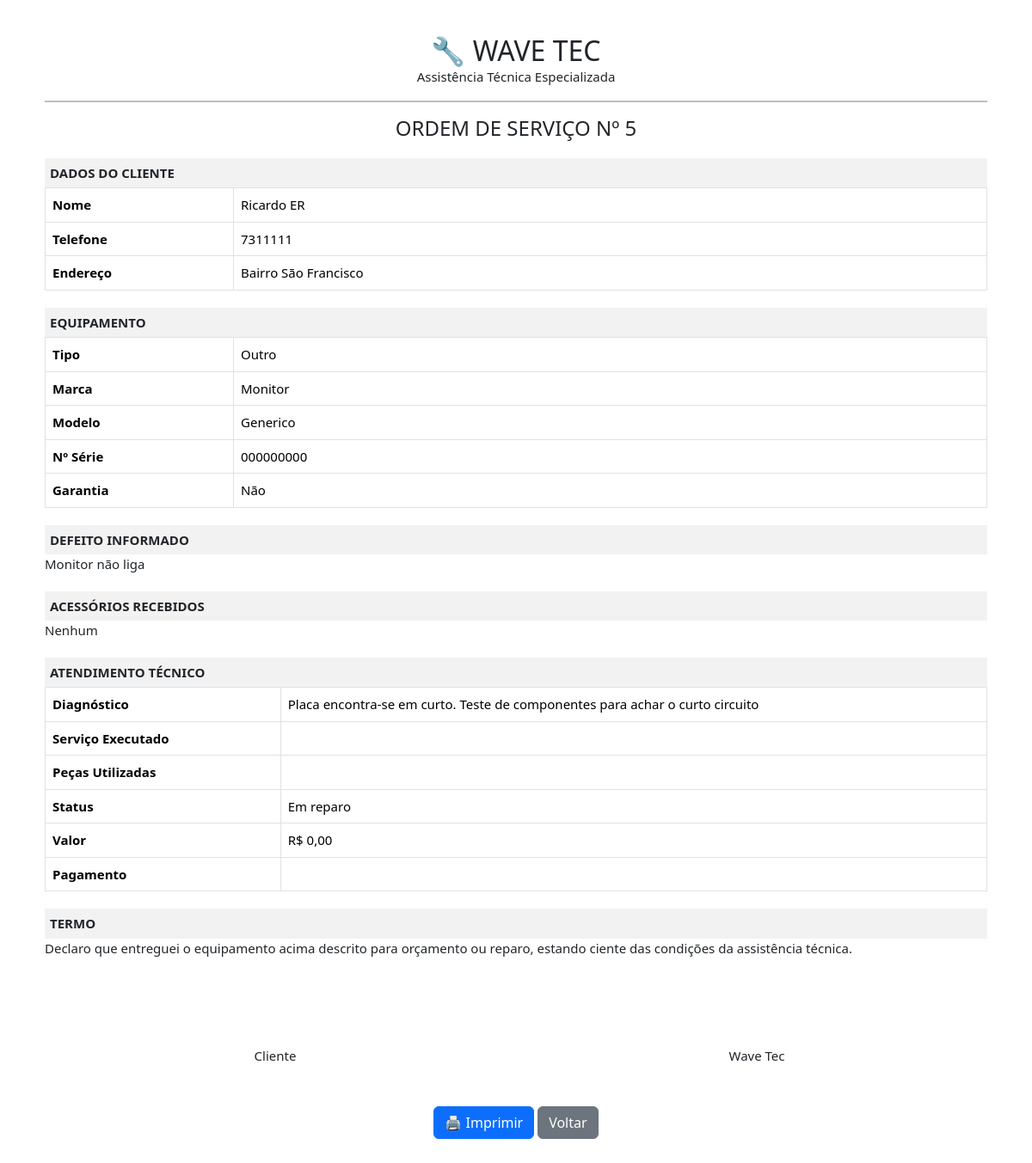
Before: /ordens/imprimir/5/ with the older database file.
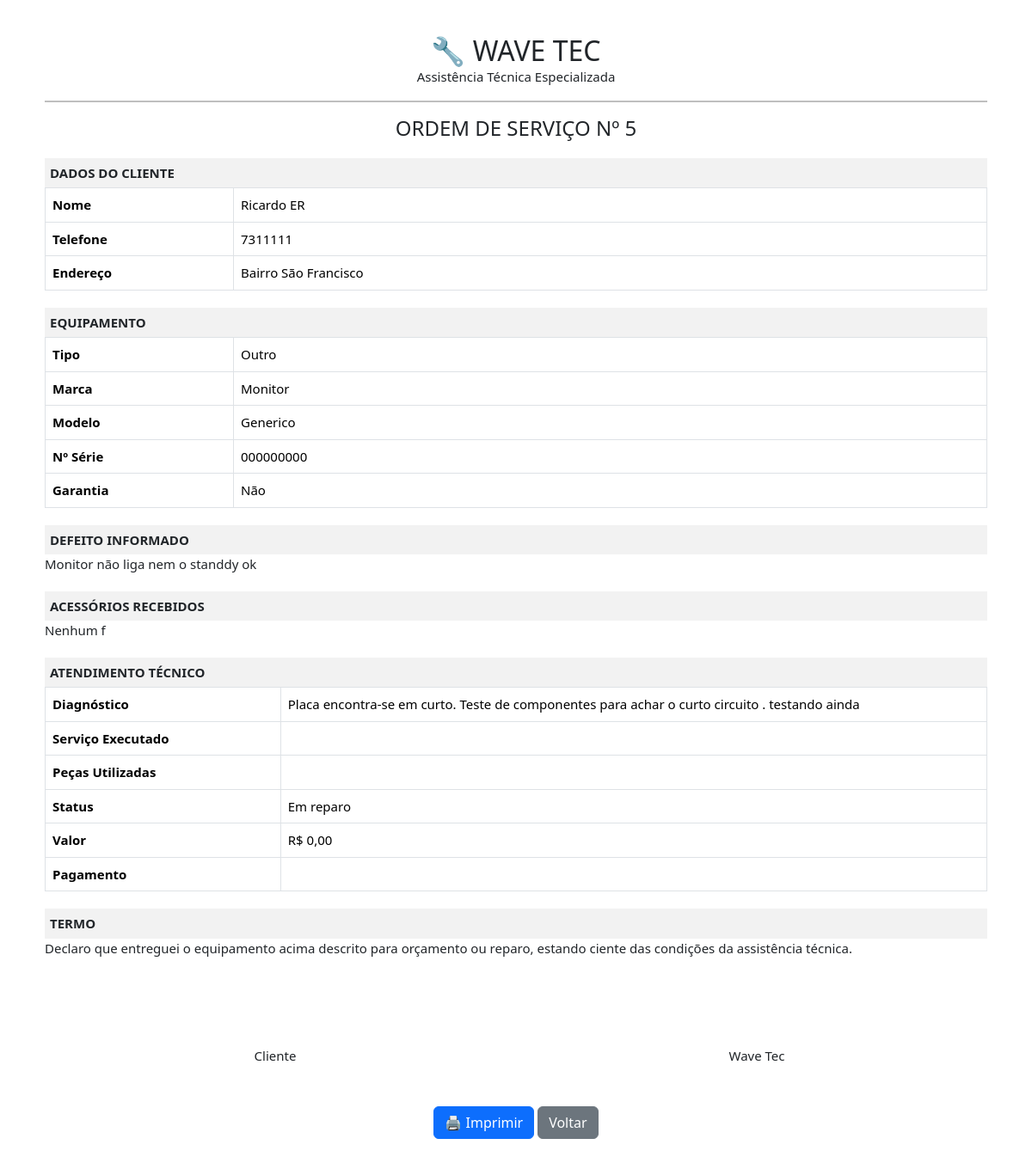
After: the same page with the newer database file.
### ordens/models.py (models this page shows, shortened)
class OrdemServico(models.Model):
    STATUS = [
        ("ABERTA", "Aberta"),
        ("EM_ANALISE", "Em análise"),
        ("AGUARDANDO_PECA", "Aguardando peça"),
        ("EM_REPARO", "Em reparo"),
        ("PRONTO", "Pronto"),
        ("SEM_CONSERTO", "Sem conserto"),
        ("ENTREGUE", "Entregue"),
    ]
    equipamento_cadastrado = models.ForeignKey(
        Equipamento,
        on_delete=models.CASCADE,
        related_name="ordens"
    )
    data_abertura = models.DateTimeField(
        auto_now_add=True
    )
    defeito = models.TextField()
    acessorios = models.TextField(
        blank=True
    )
    observacoes = models.TextField(
        blank=True
    )
    reparo = models.TextField(
        blank=True
    )
    valor = models.DecimalField(
        max_digits=10,
        decimal_places=2,
        default=0
    )
    forma_pagamento = models.CharField(
        max_length=30,
        blank=True
    )
    status = models.CharField(
        max_length=20,
        choices=STATUS,
        default="ABERTA"
    )
    @property
    def cliente(self):
        return self.equipamento_cadastrado.cliente

### atendimentos/models.py (models this page shows, shortened)
class Atendimento(models.Model):
    STATUS = [
        ("EM_ANALISE", "Em análise"),
        ("AGUARDANDO_PECA", "Aguardando peça"),
        ("EM_REPARO", "Em reparo"),
        ("PRONTO", "Pronto"),
        ("SEM_CONSERTO", "Sem conserto"),
        ("ENTREGUE", "Entregue"),
    ]
    ordem = models.OneToOneField(
        OrdemServico,
        on_delete=models.CASCADE,
        related_name="atendimento"
    )
    diagnostico = models.TextField(
        blank=True
    )
    servico_executado = models.TextField(
        blank=True
    )
    pecas_utilizadas = models.TextField(
        blank=True
    )
    valor = models.DecimalField(
        max_digits=10,
        decimal_places=2,
        default=0
    )
    forma_pagamento = models.CharField(
        max_length=30,
        blank=True
    )
    status = models.CharField(
        max_length=20,
        choices=STATUS,
        default="EM_ANALISE"
    )
    data_inicio = models.DateTimeField(
        auto_now_add=True
    )
    data_finalizacao = models.DateTimeField(
        null=True,
        blank=True
    )

### ordens/views.py (the view)
def imprimir_os(request, ordem_id):
    ordem = get_object_or_404(
        OrdemServico,
        id=ordem_id
    )
    atendimento = getattr(
        ordem,
        "atendimento",
        None
    )
    return render(
        request,
        "ordens/imprimir_os.html",
        {
            "ordem": ordem,
            "cliente": ordem.cliente,
            "equipamento": ordem.equipamento_cadastrado,
            "atendimento": atendimento,
        }
    )

### ordens/templates/ordens/imprimir_os.html (shortened to what this page needs)
<!DOCTYPE html>
<html lang="pt-br">
<head>
<link href="https://cdn.jsdelivr.net/npm/bootstrap@5.3.3/dist/css/bootstrap.min.css" rel="stylesheet">
</head>
<body>
<div class="container">
<div class="text-center">
<h2>🔧 WAVE TEC</h2>
<p>
Assistência Técnica Especializada
</p>
<hr>
<h4>
ORDEM DE SERVIÇO Nº {{ ordem.id }}
</h4>
</div>
<div class="titulo">
DADOS DO CLIENTE
</div>
<table class="table table-bordered">
<tr>
<th width="20%">Nome</th>
<td>{{ cliente.nome }}</td>
</tr>
<tr>
<th>Telefone</th>
<td>{{ cliente.telefone }}</td>
</tr>
<tr>
<th>Endereço</th>
<td>{{ cliente.endereco }}</td>
</tr>
</table>
<div class="titulo">
EQUIPAMENTO
</div>
<table class="table table-bordered">
<tr>
<th width="20%">Tipo</th>
<td>{{ equipamento.get_tipo_display }}</td>
</tr>
<tr>
<th>Marca</th>
<td>{{ equipamento.marca }}</td>
</tr>
<tr>
<th>Modelo</th>
<td>{{ equipamento.modelo }}</td>
</tr>
<tr>
<th>Nº Série</th>
<td>{{ equipamento.numero_serie }}</td>
</tr>
<tr>
<th>Garantia</th>
<td>
{% if equipamento.garantia %}
Sim
{% else %}
Não
{% endif %}
</td>
</tr>
</table>
<div class="titulo">
DEFEITO INFORMADO
</div>
<p>
{{ ordem.defeito }}
</p>
<div class="titulo">
ACESSÓRIOS RECEBIDOS
</div>
<p>
{{ ordem.acessorios }}
</p>
<div class="titulo">
ATENDIMENTO TÉCNICO
</div>
<table class="table table-bordered">
<tr>
<th width="25%">Diagnóstico</th>
<td>
{% if atendimento %}
{{ atendimento.diagnostico }}
{% endif %}
</td>
</tr>
<tr>
<th>Serviço Executado</th>
<td>
</td>
</tr>
<tr>
<th>Peças Utilizadas</th>
<td>
</td>
</tr>
<tr>
<th>Status</th>
<td>
{{ ordem.get_status_display }}
</td>
</tr>
<tr>
<th>Valor</th>
<td>
{% if atendimento %}
R$ {{ atendimento.valor }}
{% endif %}
</td>
</tr>
<tr>
<th>Pagamento</th>
<td>
</td>
</tr>
</table>
<div class="titulo">
TERMO
</div>
<p>
Declaro que entreguei o equipamento acima descrito para orçamento ou reparo, estando ciente das condições da assistência técnica.
</p>
<div class="row assinatura">
<div class="col-6 text-center">
<br>
Cliente
</div>
<div class="col-6 text-center">
<br>
Wave Tec
</div>
</div>
<div class="text-center mt-5">
<a
href="javascript:window.print()"
class="btn btn-primary">
🖨 Imprimir
</a>
<a
href="{% url 'lista_ordens' %}"
class="btn btn-secondary">
Voltar
</a>
</div>
</div>
</body>
</html>

Changed rows visible on the page:
changed OrdemServico "Em reparo": defeito "Monitor não liga" → "Monitor não liga nem o standdy ok"; acessorios "Nenhum" → "Nenhum f"
changed Atendimento: diagnostico "Placa encontra-se em curto. Teste de componentes para achar o curto circuito" → "Placa encontra-se em curto. Teste de componentes para achar o curto circuito . testando ainda"
